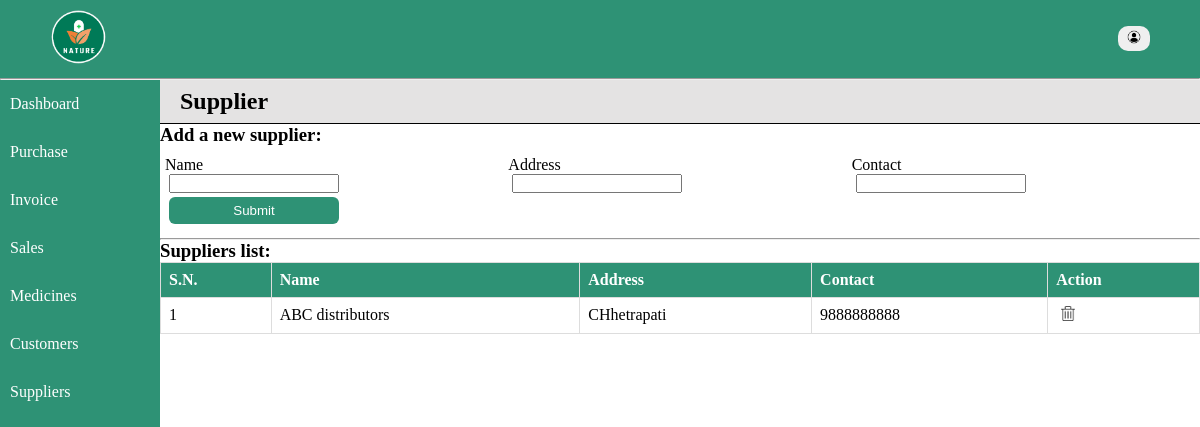
/home/supplier.php (signed in), run on an earlier commit of the app's database.
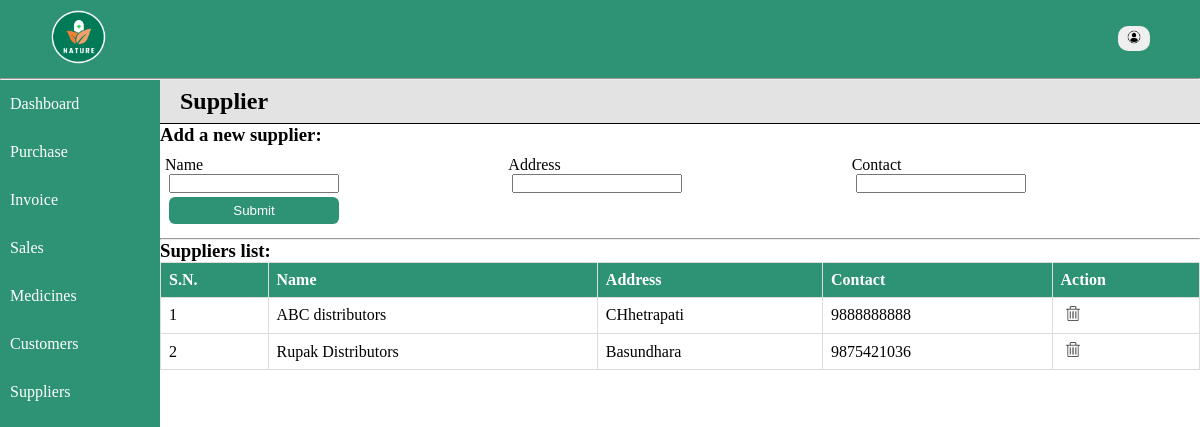
And on a later commit of the database.
### tables this page shows
CREATE TABLE `vendor` (
  `id` int(11) NOT NULL,
  `name` varchar(128) NOT NULL,
  `address` varchar(128) NOT NULL,
  `contact` varchar(128) NOT NULL
);

### includes/database.php (called while the page is built, shortened)
<?php
    function select($conn, $arg) {
        $sql = "select * from $arg";
        $result = mysqli_query($conn, $sql);
        return $records = mysqli_fetch_all($result, MYSQLI_ASSOC);
    }
?>

### home/supplier.php (the view, shortened to what this page needs)
<?php
include '../includes/database.php';
$records = select($conn, 'vendor');
?>
<!DOCTYPE html>
<html lang="en">
<head>
    <link rel="stylesheet" href="../styles/style.css">
</head>
<body>
<div class="container">
<?php include '../includes/nav.php'; ?>
<div class="main">
<?php include '../includes/menu.php'; ?>
    <div class="content-wrapper">
        <div class="entries">
            <h2>Supplier</h2>
            <h3>Add a new supplier:</h3>
            <form action="" method="post">
                <div class="input-fields">
                <div class="inputs">
                    <label for="name">Name</label><br>
                    <input type="text" name="name" id="name" required>
                </div>
                <div class="inputs">
                    <label for="address">Address</label><br>
                    <input type="text" name="address" id="address" required>
                </div>
                <div class="inputs">
                    <label for="contact">Contact</label><br>
                    <input type="text" name="contact" id="contact" required>
                </div>
                </div>
            <input type="submit" name="submit" value="Submit">
        </form>
        </div>
        <hr>
        <div class="records">
        <h3>Suppliers list:</h3>
        <table class="table">
            <tr>
                <th>S.N.</th>
                <th>Name</th>
                <th>Address</th>
                <th>Contact</th>
                <th>Action</th>
            </tr>
            <?php if(!empty($records)): ?>
                <?php foreach($records as $key => $record): ?>
                    <tr>
                    <td><?= $key+1; ?></td>
                    <td><?= $record['name']; ?></td>
                    <td><?= $record['address']; ?></td>
                    <td><?= $record['contact']; ?></td>
                    <td><a href="../includes/delete.php?id= <?= $record['id']; ?>"><img src="../images/delete-icon.png" alt="delete" style="width: 14px;" class="action-btn"></a></td>
                </tr>
                <?php endforeach; ?>
                <?php endif; ?>
        </table>
        </div>
    </div>
    </div>
</body>
</html>

What changed in the data, as far as the page shows it:
added vendor: name "Rupak Distributors", address "Basundhara", contact "9875421036"
